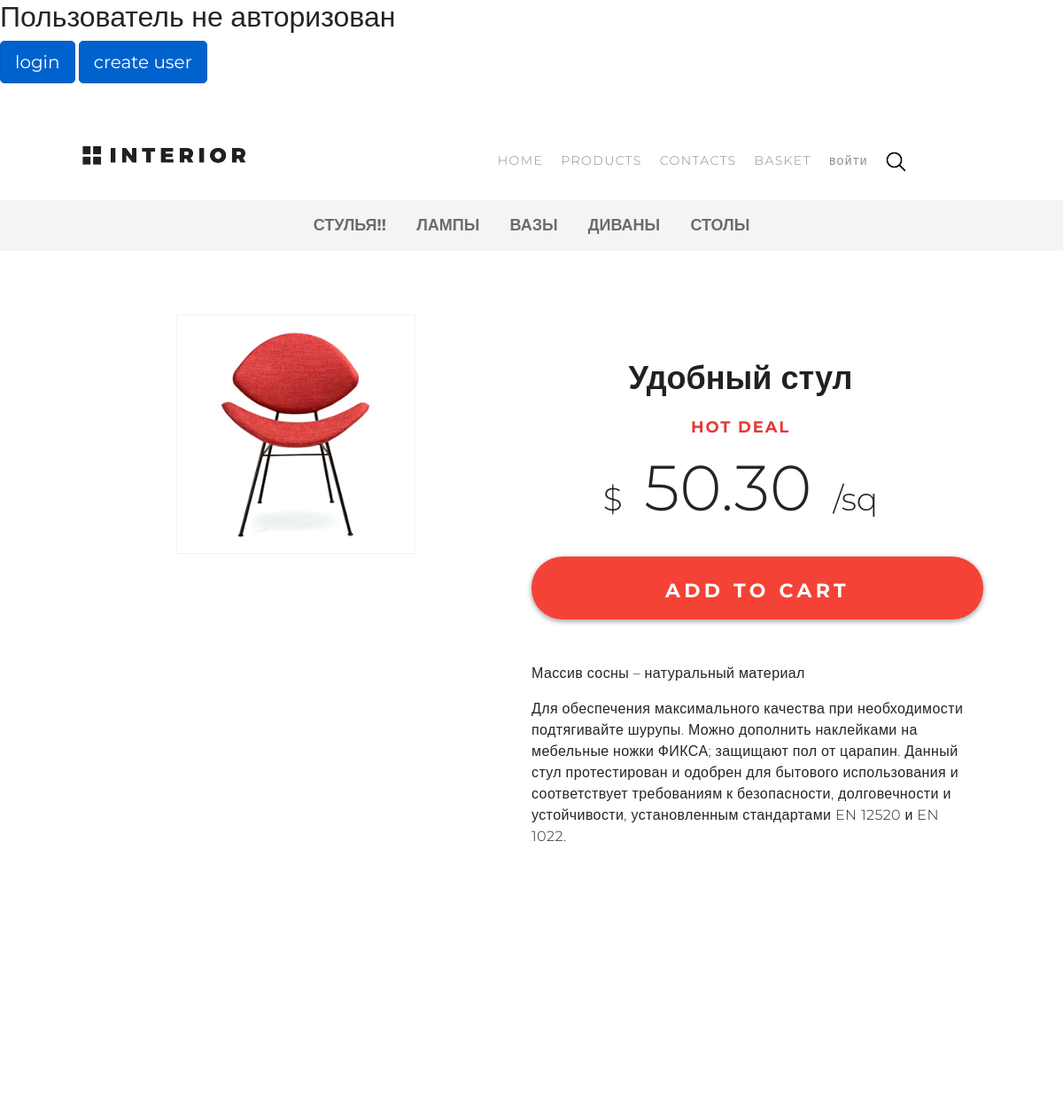
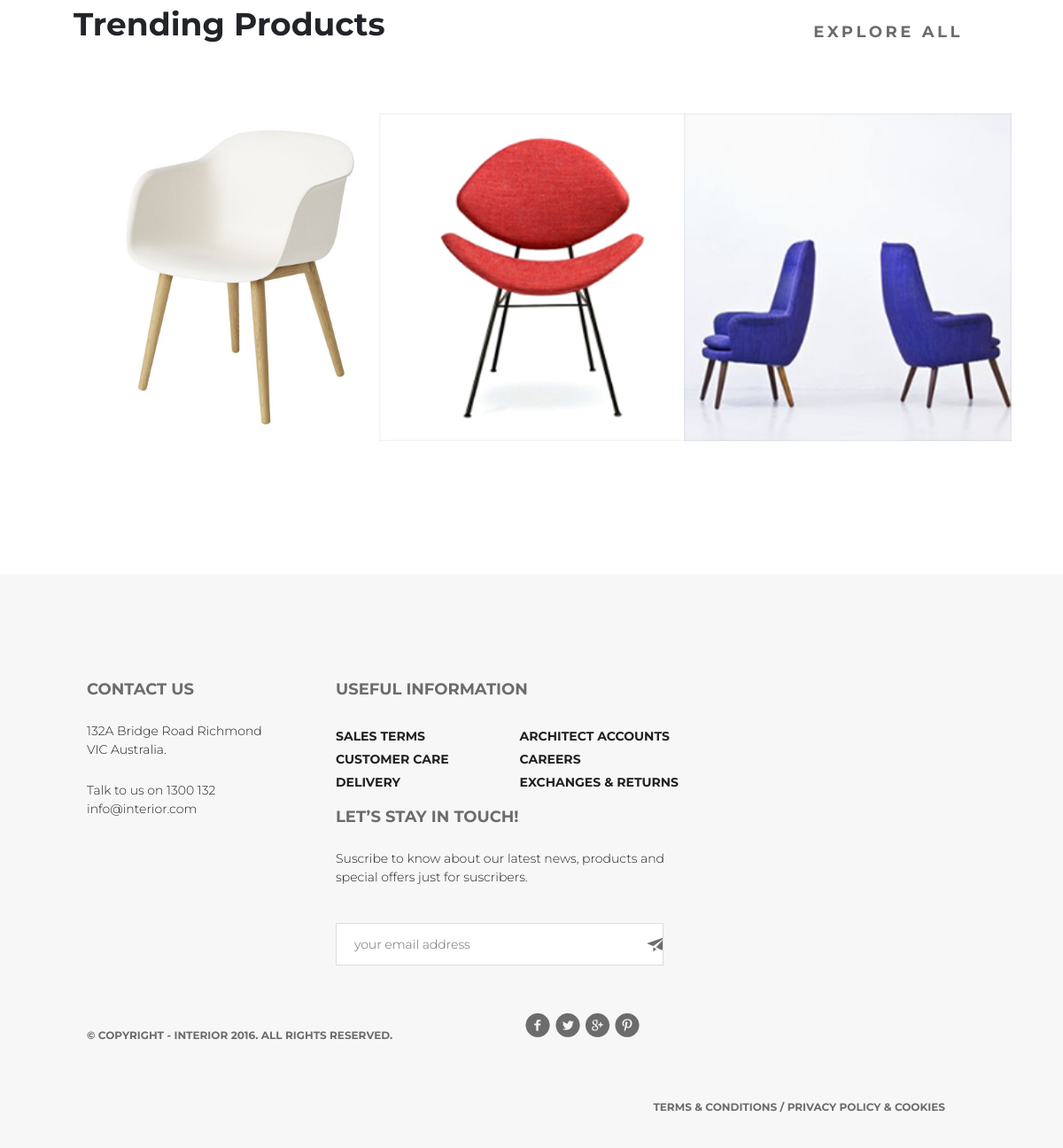
Page /deal/2/ on the committed database (2 pictures, top to bottom).
### mainapp/models.py (models this page shows, shortened)
class ProductCategory (models.Model):
    class Meta:
        verbose_name = 'Категория'
        verbose_name_plural = 'Категории'
    name = models.CharField(verbose_name='имя', max_length=64, unique=True)
    description = models.TextField(verbose_name='описание', blank=True)

class Product(models.Model):
    class Meta:
        verbose_name = 'Продукт'
        verbose_name_plural = 'Продукты'
    category = models.ForeignKey(ProductCategory, on_delete=models.CASCADE)
    name = models.CharField(verbose_name='имя продукта', max_length=128)
    image = models.ImageField(upload_to='products_images', blank=True)
    short_desc = models.CharField(verbose_name='краткое описание продукта', max_length=60, blank=True)
    description = models.TextField(verbose_name='описание продукта', blank=True)
    price = models.DecimalField(verbose_name='цена', max_digits=8, decimal_places=2, default=0)
    quantity = models.PositiveIntegerField(verbose_name='в наличии', default=0)
    is_hot = models.BooleanField(verbose_name='горячее предложение', default=False)

### mainapp/views.py (the view)
# urls.py: path('deal/<int:pk>/', mainapp.deal, name='deal'),
def deal(request, pk=None):
    product = Product.objects.filter(id=pk).first()
    products = Product.objects.all()[:3]
    basket = []
    if request.user.is_authenticated:
        basket = Basket.objects.filter(user=request.user)
    content = {
                'links_sec_menu': links_sec_menu,
                'titles': titles,
                'product': product,
                'products': products,
                'basket': basket
              }
    return render(request, 'mainapp/deal.html', content)

### mainapp/templates/mainapp/deal.html (shortened to what this page needs)
{% extends 'mainapp/base.html' %}
{% load staticfiles %}
{% block css %}
    {{ block.super}}
    <link rel="stylesheet" type="text/css" href="{% static '/css/style_deals.css' %}">
{% endblock %}
{% block content %}
            {% include 'mainapp/includes/inc_sec_menu.html' %}
            <div class="offer row">
                <div class="col-6">
                    <img src="../../media/{{ product.image }}" alt="Картинка не прогрузилась">
                </div>
                <div class="col-6">
                    <h1>{{ product.name }}</h1>
                    <h3>Hot Deal</h3>
                    <div class="sm">$</div>
                    <div class="big">{{ product.price }}</div>
                    <div class="sm">/sq</div>
                    <a href="{% url 'basket:add' product.pk %}"><span class="order">Add to cart</span></a>
                    <div class="text">
                        <p>{{ product.short_desc }}</p>
                        <p>{{ product.description }}</p>
                    </div>
                </div>
            </div>
            <div class="level_3 block_explore">
                <div class="row">
                    <div class="col-lg-6">
                        <h2>Trending Products</h2>
                    </div>
                    <div class="col-lg-6">
                        <a class="explore" href="{% url 'products:index' %}">
                            explore all
                        </a>
                    </div>
                </div>
                    {% for product in products %}
                        {% if forloop.counter == 1 or forloop.counter == 4 %}
                            <div class="row">
                        {% endif %}
                            <div class="col-lg-4 product row_3">
                                <img src="../../media/{{ product.image }}" alt="Картинка не прогрузилась">
                            </div>
                        {% if forloop.counter == 3 or forloop.counter == 6 %}
                           </div>
                        {% endif %}
                    {% endfor %}
            </div>
{% endblock %}

### mainapp/templates/mainapp/includes/inc_sec_menu.html (shortened to what this page needs)
{% load staticfiles %}
{% block menu %}
    <div class="categories">
        <ul>
            {% for link in links_sec_menu %}
                <li><a href="{% url 'products:category' link.id %}"
                       class="">
                       {{ link.name }}
                    </a>
                </li>
            {% endfor %}
        </ul>
    </div>
{% endblock %}

### static/css/style.css (style rules this page uses)
body { font-family: 'Montserrat', sans-serif; max-width: 1366px; min-width: 800px; margin: 0 auto; }
html, body { height: 100%; }
* { padding: 0; margin: 0; }
a { text-decoration: none; }
li { list-style-type: none; }
.order { display: block; font-size: 18px; font-weight: 700; text-transform: uppercase; color: #212121; letter-spacing: 3.6px; width: 212px; height: 45px; box-shadow: 0 2px 5px 1px rgba(33, 33, 33, 0.35); border-radius: 23px; background-color: #ffffff; line-height: 47px; padding-left: 31px; }
.col-lg-6, .col-lg-4 { padding: 0; }
.level_1, .level_3 { margin: 120px 98px 0; }
.explore { display: block; float: right; color: #6c6c6c; font-size: 18px; font-weight: 700; line-height: 60px; text-transform: uppercase; letter-spacing: 3.6px; padding-right: 30px; }
.product { height: 270px; margin: 0px; padding: 0; }
.product img { position: absolute; }
.row_3 img { width: 370px; height: 370px; }
.level_3 .product { height: 370px; margin-bottom: 30px; }
.block_explore h2 { font-size: 36px; font-weight: 700; margin-bottom: 64px; }

### static/css/style_deals.css (style rules this page uses)
.categories { width: 100%; background-color: #f4f4f4; }
.categories ul { margin: 0; text-align: center; }
.categories li { margin: 15px; padding: 0; display: inline-block; }
.categories a { color: #6c6c6c; font-size: 18px; font-weight: 700; text-transform: uppercase; }
.offer { width: 100%; padding: 72px 98px 100px 98px; text-align: center; }
.order { color: #ffffff; font-size: 22px; font-weight: 700; line-height: 24.01px; letter-spacing: 4.4px; width: 510px; height: 71px; box-shadow: 0 2px 5px 1px rgba(33, 33, 33, 0.35); border-radius: 35px; background: #f44336; padding: 27px 0 0 0; text-align: center; margin: 31px auto 49px; }
.offer h1 { color: #212121; font-size: 36px; font-weight: 700; margin-bottom: 23px; margin-top: 50px; }
.offer h3 { font-size: 18px; font-weight: 700; text-transform: uppercase; color: #e53935; letter-spacing: 1.8px; margin-bottom: 36px; }
.offer .sm, .offer .big { display: inline-block; }
.offer .sm { font-size: 36px; font-weight: 300; line-height: 48.02px; margin: 10px; }
.offer .big { margin: 0 10px; font-weight: 300; font-size: 72px; line-height: 0; }
.offer .text { width: 499px; height: 270px; overflow: hidden; margin: 0 auto; }
.offer p { font-size: 16px; font-weight: 300; letter-spacing: 0.4px; text-align: left; }
.block_explore { margin: 145px 98px 120px; }
.product { height: 370px; margin: 15px 0; padding: 0; }

### rows in the picture
ProductCategory: name "СТУЛЬЯ!!"
ProductCategory: name "ЛАМПЫ"
ProductCategory: name "ВАЗЫ"
ProductCategory: name "ДИВАНЫ"
ProductCategory: name "СТОЛЫ"
Product: image (picture), name "Удобный стул", price "50.30", short_desc "Массив сосны – натуральный материал", description "Для обеспечения максимального качества при необходимости подтягивайте шурупы. Можно дополнить наклейками на мебельные ножки ФИКСА; защищают пол от царапин. Данный стул протестирован и одобрен для бытового использования и соответствует требованиям к безопасности, долговечности и устойчивости, установленным стандартами EN 12520 и EN 1022."
Product: image (picture)
Product: shows a picture
